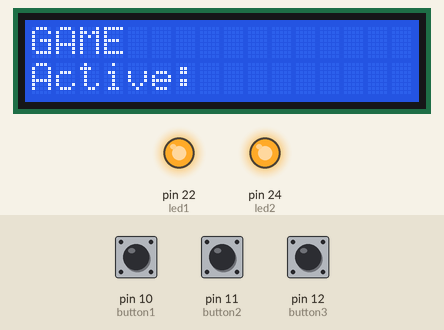
Recording of a sketch running on a simulated Arduino Mega 2560, built with avr-gcc and run on an emulated ATmega2560. On the bench: 16×2 character LCD, output pins drawn as LEDs (lit = HIGH). Inputs (shaded band) come from the test bench; at power-on: pin 10 (button1) LOW, pin 11 (button2) LOW, pin 12 (button3) LOW. What the sketch prints to the serial monitor is not drawn.

Above: at 1.2 s.
1.3 s: pin 10 (button1) pulled HIGH for 0.15 s
At 2.0 s:
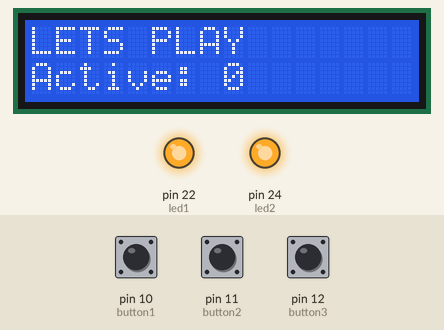
2.9 s: pin 11 (button2) pulled HIGH for 1 s
At 3.7 s:
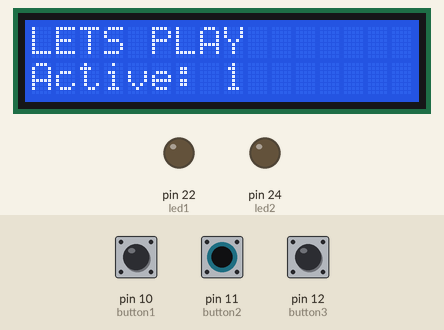
5.4 s: pin 11 (button2) pulled HIGH for 3.2 s
At 9.3 s:
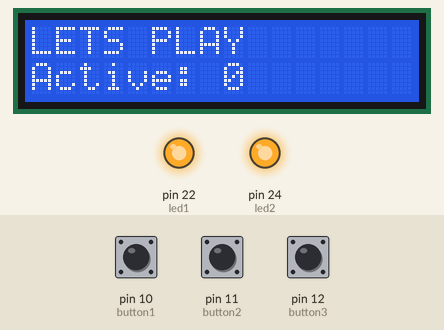
10.1 s: pin 10 (button1) pulled HIGH for 3.2 s
At 10.4 s:
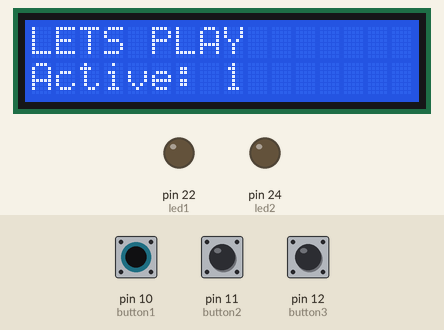
Timing chart, 0 to 14.8 s (numbered marks = the images above; inputs shaded):
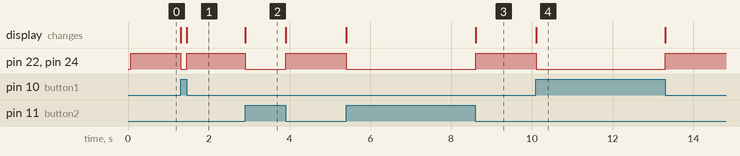

The sketch:

ledsum.ino
```cpp
#include "LiquidCrystal.h"

LiquidCrystal lcd(2,3,4,5,6,7);

const int button1 = 10;
const int button2 = 11;
const int button3 = 12;

const int led1 = 22;
const int led2 = 24;
const int led3 = 26;

int buttonPushCounter = 0;
String count = String();

int button1State = 0;
int button2State = 0;
int button3State = 0;

int lastStateButton1 = 0;
int lastStateButton2 = 0;
int lastStateButton3 = 0;

void setup()
   {
       lcd.begin(16, 2);
       lcd.print("GAME");

        pinMode(button1, INPUT);
        pinMode(button2, INPUT);
        pinMode(led1, OUTPUT);
        pinMode(led2, OUTPUT);
        Serial.begin(9600);
   }

void loop()
   {

       lcd.setCursor(0, 1);
       lcd.print("Active: ");

        button1State = digitalRead(button1);
        button2State = digitalRead(button2);
        button3State = digitalRead(button3);

        if (button1State != lastStateButton1) {

          if (button1State == HIGH) {

            buttonPushCounter++;
            String count = String(buttonPushCounter);
            lcd.clear();
            lcd.setCursor(0, 0);
            lcd.print("LETS PLAY ");
            lcd.setCursor(8, 1);
            lcd.print(count);
            Serial.print("number of pushed buttons: ");
            Serial.println(buttonPushCounter);
          }
          else if(button1State != lastStateButton1){

            buttonPushCounter--;
            String count = String(buttonPushCounter);
            lcd.clear();
            lcd.setCursor(0, 0);
            lcd.print("LETS PLAY ");
            lcd.setCursor(8, 1);
            lcd.print(count);
            Serial.print("number of pushed buttons: ");
            Serial.println(buttonPushCounter);
            }
          else {
            Serial.println("off");
          }
          delay(1);
        }

        lastStateButton1 = button1State;

        if (buttonPushCounter % 2 == 0) {
          digitalWrite(led1, HIGH);
        } else {
          digitalWrite(led1, LOW);
        }

        if (button2State != lastStateButton2) {

          if (button2State == HIGH) {
            buttonPushCounter++;
            String count = String(buttonPushCounter);
            lcd.clear();
            lcd.setCursor(0, 0);
            lcd.print("LETS PLAY ");
            lcd.setCursor(8, 1);
            lcd.print(count);
            Serial.print("number of pushed buttons: ");
            Serial.println(buttonPushCounter);
          }
          else if(button2State != lastStateButton2){
            buttonPushCounter--;
            String count = String(buttonPushCounter);
            lcd.clear();
            lcd.setCursor(0, 0);
            lcd.print("LETS PLAY ");
            lcd.setCursor(8, 1);
            lcd.print(count);
            Serial.print("number of pushed buttons: ");
            Serial.println(buttonPushCounter);
            }
          else {
            Serial.println("off");
          }
          delay(1);
        }
        lastStateButton2 = button2State;

        if (buttonPushCounter % 2 == 0) {
          digitalWrite(led2, HIGH);
        } else {
          digitalWrite(led2, LOW);
        }

        if (button3State != lastStateButton3) {
          if (button3State == HIGH) {
            buttonPushCounter++;
            String count = String(buttonPushCounter);
            lcd.clear();
            lcd.setCursor(0, 0);
            lcd.print("LETS PLAY ");
            lcd.setCursor(8, 1);
            lcd.print(count);
            Serial.print("number of pushed buttons: ");
            Serial.println(buttonPushCounter);
          }
          else if(button3State != lastStateButton3){
            buttonPushCounter--;
            String count = String(buttonPushCounter);
            lcd.clear();
            lcd.setCursor(0, 0);
            lcd.print("LETS PLAY ");
            lcd.setCursor(8, 1);
            lcd.print(count);
            Serial.print("number of pushed buttons: ");
            Serial.println(buttonPushCounter);
            }
          else {
            Serial.println("off");
          }
          delay(1);
        }
        lastStateButton3 = button3State;

        if (buttonPushCounter % 2 == 0) {
          digitalWrite(led3, HIGH);
        } else {
          digitalWrite(led3, LOW);
        }
   }
```

main.cpp
```cpp
#include <Arduino.h>


//Asignacion de pines del 74HC595 que controla las filas
const int rowData  = 2;
const int rowLatch = 3;
const int rowClock = 4;

//Asignacion de pines del 74HC595 que controla las columnas
const int colData  = 5;
const int colLatch = 6;
const int colClock = 7;

//Tamano matriz
const byte rows = 8;
const byte cols = 8;

//variable generica
byte data = B00000000;

//arreglo de bits para prueba de patrones
byte bits[rows] = {
                  B00000001,
                  B00000011,
                  B00000111,
                  B00001111,
                  B00011111,
                  B00111111,
                  B01111111,
                  B11111111
                            };


//Arreglo para filas y columnas
byte dataRow;
byte dataCol;

#define t 100

//Funcion de inicializacion del IC 74HC595 usado para las filas
void writeRow(byte data){

   shiftOut(rowData, rowClock, LSBFIRST, data);
   digitalWrite(rowLatch, HIGH);
   digitalWrite(rowLatch, LOW);

}

//Funcion de inicializacion del IC 74HC595 usado para las columnas
void writeCol(int data){

   shiftOut(colData, colClock, LSBFIRST, data);
   digitalWrite(colLatch, LOW);
   digitalWrite(colLatch, HIGH);

}

/*

funcion para probar todos los leds de la matrix, establece los valores de las filas en 1 y de cada una de las columnas en 0, de este modo la dupla fila 1,columna 0 enciende cada fila.
Si por ejemplo se cambia el valor de la n-fila a 0 y se mantiene todos los valores de la columna en 0 se apagara la n-fila colocada en 0 esto es:

   writeRow(B01111111);
   writeCol(B00000000);

   Resultado en la matriz de leds

      C1  C2  C3  C4  C5  C6  C7  C8
    F1 0   0   0   0   0   0   0   0
    F2 1   1   1   1   1   1   1   1
    F3 1   1   1   1   1   1   1   1
    F4 1   1   1   1   1   1   1   1
    F5 1   1   1   1   1   1   1   1
    F6 1   1   1   1   1   1   1   1
    F7 1   1   1   1   1   1   1   1
    F8 1   1   1   1   1   1   1   1

  La configuracion "opuesta" es decir, todas las filas en 1 y la primera columna en 1 resultara:

   writeRow(B11111111);
   writeCol(B10000000);

   Resultado en la matriz de leds

      C1  C2  C3  C4  C5  C6  C7  C8
    F1 0   1   1   1   1   1   1   1
    F2 0   1   1   1   1   1   1   1
    F3 0   1   1   1   1   1   1   1
    F4 0   1   1   1   1   1   1   1
    F5 0   1   1   1   1   1   1   1
    F6 0   1   1   1   1   1   1   1
    F7 0   1   1   1   1   1   1   1
    F8 0   1   1   1   1   1   1   1

  De este modo hemos establecido cual es la fila y columna 1 respecto de la matriz de LEDS.

  Es importante tener en cuenta que esta configuracion depende de los valores que determinenos para la combinacion de la dupla de paramtros LSBFIRST/MSBFIRST, MSBFIRST/LSBFIRST, MSBFIRST/MSBFIRST, LSBFIRST/LSBFIRST
   sobre las funciones writeRow/writeCol determinara el orden de punto de coordenadas (0,0) para la orientacion de tablero en particular.
*/
void turnOnFullMatrix(){

  // Se enciende todo el tablero 8x8 para probar la matriz de leds
  // La funcion asigna el bit del primer estado binario para las filas - enciende una esquina cruza estados fila/columna
  // La funcion asigna el bit de primer estado binario para las columnas

   writeRow(B01111111);
   writeCol(B00000000);
   delay(3000);

}

//funcion para apagar todos los leds de la matriz, establece todas las filas y columnas en bits de valor 0
void turnOffAllMatrix(){

  // Se borra todo el tablero 8x8
   writeRow(B00000000);
   writeCol(B00000000);
   delay(1000);

}

//funcion para probar el recorrido de filas y columnas por medio de ciclos
void scanArray(){

  for(int i = 0; i<8; i++){

    dataRow = bits[i];

    writeRow(dataRow);
    Serial.println(dataRow, BIN);
    delay(1);
    writeCol(dataCol);
    delay(500);

    for(int j = 0; j<8; j++){

    dataCol = bits[j];
    writeCol(dataCol);
    delay(1);
    writeCol(dataRow);
    delay(500);

    }
  }
}

//Funcion para determinar visualmente cual es la coordenada (0,0) del tablero de lEDS
void cornerTest(){

  //identifica el primer led prendiendo mas tiempo
   writeRow(B00000001);
   writeCol(B01111111);
   delay(3000);
   writeRow(B00000001);
   writeCol(B11111110);
   delay(200);
   writeRow(B10000000);
   writeCol(B11111110);
   delay(200);
   writeRow(B10000000);
   writeCol(B01111111);
   delay(200);
}

//funcion setup arduino se ejecuta al inicio una vez
void setup(){

  Serial.begin(9600);
  //Asignacion puertos IC 74HC595 como salida para el control de filas
   pinMode(rowData, OUTPUT);
   pinMode(rowLatch, OUTPUT);
   pinMode(rowClock, OUTPUT);
  //Asignacion puertos IC 74HC595 como salida para el control de columnas
   pinMode(colData, OUTPUT);
   pinMode(colLatch, OUTPUT);
   pinMode(colClock, OUTPUT);

   cornerTest();

}

//Funcion ciclica de arduino
void loop(){


   writeRow(B10000000);
   writeCol(B00111111);
   delay(10);
   writeRow(B01000000);
   writeCol(B00011111);
   delay(10);

}
```

Measured:
- after the input at 1.3 s, pin 22 (led1), pin 24 (led2): HIGH → LOW at once, → HIGH 0.15 s later; the display: first changes at once (image 1 shows a later state)
- after the input at 2.9 s, pin 22 (led1), pin 24 (led2): HIGH → LOW at once, → HIGH 1.0 s later; the display: first changes at once (image 2 shows a later state)
- after the input at 5.4 s, pin 22 (led1), pin 24 (led2): HIGH → LOW at once, → HIGH 3.2 s later; the display: first changes at once (image 3 shows a later state)
- after the input at 10.1 s, pin 22 (led1), pin 24 (led2): HIGH → LOW at once, → HIGH 3.2 s later; the display: first changes at once (image 4 shows a later state)
